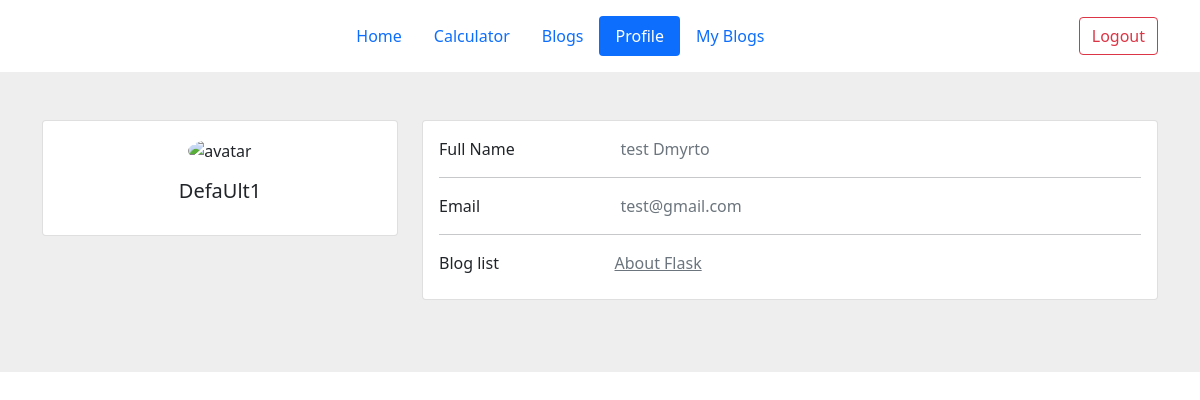
Screenshot of /profile/DefaUlt1 (signed in) with the database file from the repository.
### app.py (models this page shows, shortened)
class User(db.Model, UserMixin):
    id = db.Column(db.Integer, primary_key=True)
    first_name = db.Column(db.String(50), nullable=False)
    last_name = db.Column(db.String(50), nullable=False)
    username = db.Column(db.String(80), unique=True, nullable=False)
    email = db.Column(db.String(120), unique=True, nullable=False)
    password = db.Column(db.String(80), nullable=False)
    blogs = db.relationship('Blog', backref='author', cascade="all, delete-orphan")
    is_active = db.Column(db.Boolean, default=True)

class Blog(db.Model):
    __tablename__ = 'blog'
    id = db.Column(db.Integer, primary_key=True)
    title = db.Column(db.String(80), unique=True, nullable=False)
    content = db.Column(db.Text, nullable=False)
    author_id = db.Column(db.Integer, db.ForeignKey('user.id'))
    image = db.Column(db.String(80))
    created = db.Column(db.DateTime, default=datetime.now)

### app.py (the view)
@app.route('/profile/<username>', methods=['GET', 'POST'])
@login_required
def profile(username):
    user = User.query.filter_by(username=username).first()
    if user == None:
        abort(404)
    return render_template('profile.html', active_page='profile', user=user)

### app.py (called while the page is built)
@login_manager.user_loader
def load_user(user_id):
    return User.query.get(user_id)

### templates/profile.html
{% extends "base.html" %}
{% block content %}
    <section style="background-color: #eee;">
        <div class="container py-5">
            <div class="row">
                <div class="col-lg-4">
                    <div class="card mb-4">
                        <div class="card-body text-center">
                            <img src="https://mdbcdn.b-cdn.net/img/Photos/new-templates/bootstrap-chat/ava3.webp"
                                 alt="avatar"
                                 class="rounded-circle img-fluid" style="width: 150px;">
                            <h5 class="my-3">{{ user.username }}</h5>
                        </div>
                    </div>
                </div>
                <div class="col-lg-8">
                    <div class="card mb-4">
                        <div class="card-body">
                            <div class="row">
                                <div class="col-sm-3">
                                    <p class="mb-0">Full Name</p>
                                </div>
                                <div class="col-sm-9">
                                    <p class="text-muted mb-0">{{ user.first_name }} {{ user.last_name }}</p>
                                </div>
                            </div>
                            <hr>
                            <div class="row">
                                <div class="col-sm-3">
                                    <p class="mb-0">Email</p>
                                </div>
                                <div class="col-sm-9">
                                    <p class="text-muted mb-0">{{ user.email }}</p>
                                </div>
                            </div>
                            <hr>
                            <div class="row">
                                <div class="d-flex flex-wrap">
                                    <div class="col-sm-3">
                                        <p class="mb-0">Blog list</p>
                                    </div>
                                    {% for blog_list in user.blogs %}
                                        <a href="{{ url_for('blog', blog_id=blog_list.id) }}" class="text-muted mb-2 me-2">{{ blog_list.title }}</a>
                                    {% endfor %}
                                </div>
                            </div>
                        </div>
                    </div>
                </div>
            </div>
        </div>
    </section>
{% endblock %}

### rows the page displays
User: username "DefaUlt1", first_name "test", last_name "Dmyrto", email "test@gmail.com"
Blog: title "About Flask"
